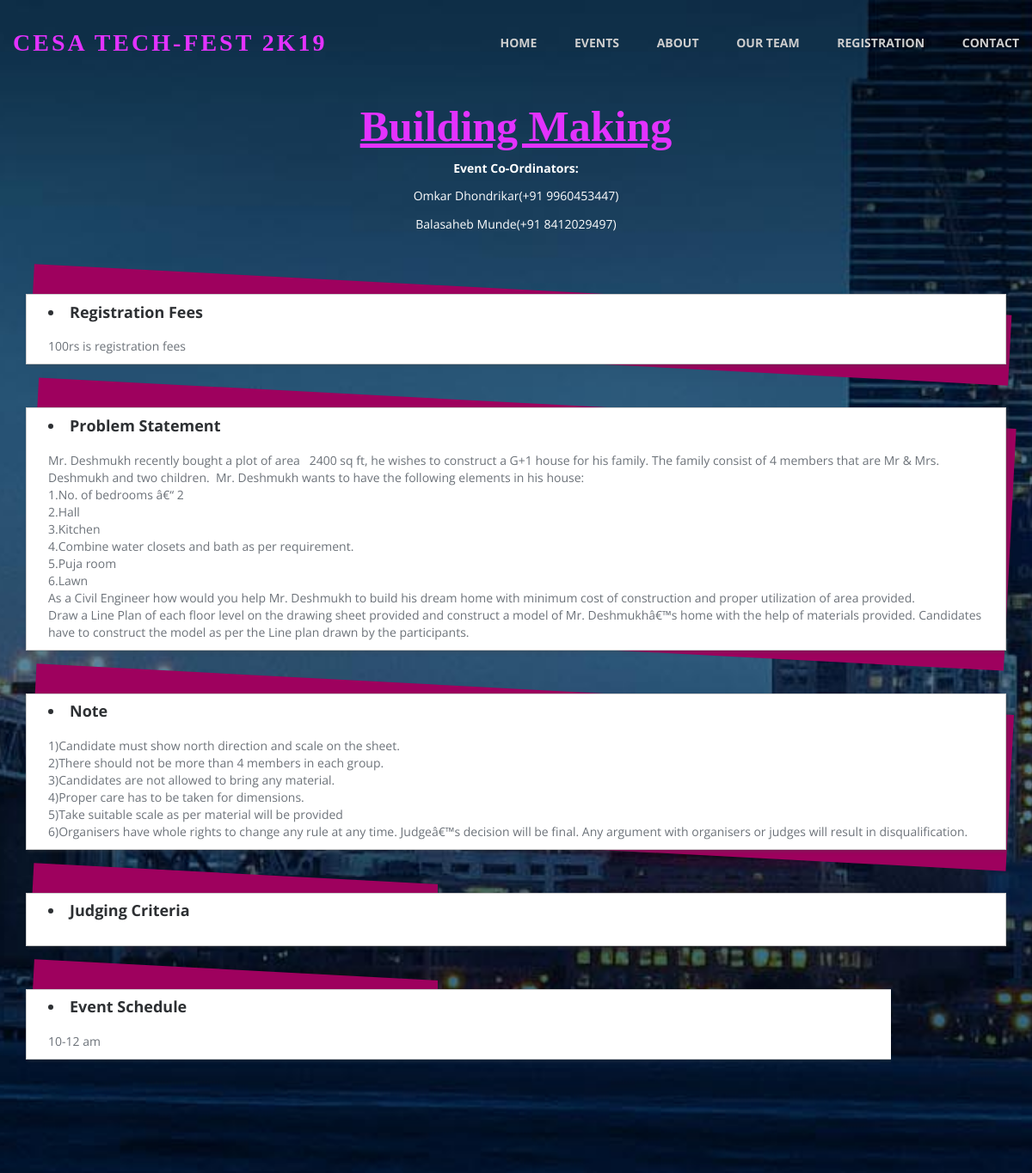
Screenshot of /buildingmaking.php with the database file from the repository.
### tables this page shows
CREATE TABLE IF NOT EXISTS `building` (
  `id` int(11) NOT NULL AUTO_INCREMENT,
  `text` text NOT NULL,
  PRIMARY KEY (`id`)
);

### buildingmaking.php (the view, shortened to what this page needs)
<?php
  include ('conn.php');
  $rf = mysqli_query($db, "SELECT * FROM building where id=1");
  $ps = mysqli_query($db, "SELECT * FROM building where id=2");
  $note = mysqli_query($db, "SELECT * FROM building where id=3");
  $es = mysqli_query($db, "SELECT * FROM building where id=5");
?>
<!doctype html>
<html class="no-js" lang="">
<head>
<link rel="stylesheet" href="css/bootstrap.min.css">
<link rel="stylesheet" href="css/flexslider.css">
<link rel="stylesheet" href="css/jquery.fancybox.css">
<link rel="stylesheet" href="css/main.css">
<link rel="stylesheet" href="css/responsive.css">
<link rel="stylesheet" href="css/font-icon.css">
<link rel="stylesheet" href="css/animate.min.css">
<link rel="stylesheet" href="https://maxcdn.bootstrapcdn.com/font-awesome/4.4.0/css/font-awesome.min.css">
<link rel="stylesheet" href="https://cdnjs.cloudflare.com/ajax/libs/font-awesome/4.7.0/css/font-awesome.min.css">
<link href="http://maxcdn.bootstrapcdn.com/font-awesome/4.1.0/css/font-awesome.min.css" rel="stylesheet">
</head>
<body>
<section class="banner" role="banner">
  <header id="header">
    <div class="header-content clearfix"> <a class="logo" href="index.php"  style="color: #e332ff;font-family: algerian">CESA TECH-FEST 2K19</a>
      <nav class="navigation" role="navigation">
        <ul class="primary-nav">
		      <li><a href="index.php">Home</a></li>
          <li><a href="index.php">Events</a></li>
          <li><a href="index.php">About</a></li>
          <li><a href="team.html">Our Team</a></li>
          <li><a href="index.php">Registration</a></li>
          <li><a href="index.php">Contact</a></li>
        </ul>
      </nav>
      <a href="#" class="nav-toggle">Menu<span></span></a> </div>
  </header>
</section>
<section id="services" class="services service-section">
  <div class="container">
  <div class="section-header">
                <h2 class="wow fadeInDown animated" style="color: #e332ff;font-family: algerian;font-size: 50px;"><b><u>Building  Making</u></b></h2>
                <p class="wow fadeInDown animated" style="color: white"><b>Event Co-Ordinators:</b></p>
                <p class="wow fadeInDown animated" style="color: white">Omkar Dhondrikar(+91 9960453447)</p>
                <p class="wow fadeInDown animated" style="color: white">Balasaheb Munde(+91 8412029497)</p>
            </div>
    <div class="row">
      <div class="col-md-12 col-sm-12 services text-center">
        <div class="services-content" style="padding-left:25px;padding-right: 25px;padding-top: 5px;padding-bottom: 10px;">
          <h5><b><li>Registration Fees</li></b></h5>
            <?php
            while ($row = mysqli_fetch_array($rf)) {
             echo "".$row['text']."";
            }
            ?>
        </div>
      </div>
       <div class="col-md-12 col-sm-12 services text-center">
        <div class="services-content" style="padding-left:25px;padding-right: 25px;padding-top: 5px;padding-bottom: 10px;">
          <h5><b><li>Problem Statement</li></b></h5>
            <?php
            while ($row = mysqli_fetch_array($ps)) {
             echo "".$row['text']."";
            }
            ?>
        </div>
      </div>
      <div class="col-md-12 col-sm-12 services text-center">
        <div class="services-content" style="padding-left:25px;padding-right: 25px;padding-top: 5px;padding-bottom: 10px;">
          <h5><b><li>Note</li></b></h5>
         <?php
            while ($row = mysqli_fetch_array($note)) {
             echo "".$row['text']."";
            }
            ?>
        </div>
      </div>
      <div class="col-md-12 col-sm-12 services text-center">
        <div class="services-content" style="padding-left:25px;padding-right: 25px;padding-top: 5px;padding-bottom: 10px;">
          <h5><b><li>Judging Criteria</li></b></h5>
        </div>
      </div>
      <div class="col-md-12 col-sm-12 services text-center">
        <div class="services-content" style="padding-left:25px;padding-right: 25px;padding-top: 5px;padding-bottom: 10px;">
          <h5><b><li>Event Schedule</li></b></h5>
            <?php
            while ($row = mysqli_fetch_array($es)) {
             echo "".$row['text']."";
            }
            ?>
        </div>
      </div>
      </div>
            <div class="section-header">
                <p class="wow fadeInDown animated"><h3 style="color: white;">Designed And Developed By SDC...</h3>
            </div>
    </div>
    </section>
</body>
</html>

### css/main.css (style rules this page uses)
p { font-size: 14px; line-height: 22.4px; color: #6c7279; }
h2 { font-size: 40px; color: #2d3033; }
h3 { font-size: 28px; color: #2d3033; }
h5 { font-size: 14px; color: #2d3033; text-transform: uppercase; font-weight: 700; }
a { color: #000000; }
body { font-family: "Open Sans", Arial, sans-serif; font-weight: 400; color: #6c7279; }
ul, ol { margin: 0; padding: 0; }
ul li { list-style: none; }
#header { position: fixed; width: 100%; z-index: 999; }
#header .header-content { margin: 0 auto; max-width: 1170px; padding: 40px 0; width: 100%; -moz-transition: padding 0.3s; -o-transition: padding 0.3s; -webkit-transition: padding 0.3s; transition: padding 0.3s; }
#header .logo { float: left; font-size: 28px; font-weight: bolder; color: #ffffff; text-decoration:none; text-transform:uppercase; letter-spacing: 3px; margin-top: -10px; }
.navigation { float: right; }
.navigation li { display: inline-block; }
.navigation a { color: rgb(206, 206, 206); font-size: 14px; font-weight: 700; margin-left: 40px; text-transform: uppercase; }
.banner { position:relative; width:100%; overflow:hidden; }
.section-header { text-align: center;padding-bottom: 60px; }
.service-section { padding-top: 100px; }
.services { margin-bottom: 50px; }
.services-content { padding: 0px 0px 0px 0px; background: #ffffff; border: 1px solid #cecece; text-align: left; position: relative; box-shadow: 2px 2px 4px rgba(72, 72, 72, 0.34); }
.services-content:before { content: ''; background: #9e015e; padding: 2px; width: 100%; top: -6px; right: -6px; position: absolute; z-index: -1; bottom: 4px; -ms-transform: rotate(3deg); -webkit-transform: rotate(3deg); transform: rotate(3deg); }
.services-content h5 { margin-bottom: 20px; }
h5 { font-size: 1.286em; font-weight: 500; margin: 0.3em 0; text-transform: capitalize; }

### buildingmaking.php (style rules this page uses)
body,html { background-image: url("images/slides/1.jpg"); height: 40%; background-position: center; background-size: cover; background-attachment: fixed; }

### rows the page displays
building: text "100rs is registration fees"
building: text "Mr. Deshmukh recently bought a plot of area 2400 sq ft, he wishes to construct a G+1 house for his family. The family consist of 4 members that are Mr & Mrs. Deshmukh and two children. Mr. Deshmukh wants to have the following elements in his house: 1.No. of bedrooms â€“ 2 2.Hall 3.Kitchen 4.Combine water closets and bath as per requirement. 5.Puja room 6.Lawn As a Civil Engineer how would you help Mr. Deshmukh to build his dream home with minimum cost of construction and proper utilization of area provided. Draw a Line Plan of each floor level on the drawing sheet provided and construct a model of Mr. Deshmukhâ€™s home with the help of materials provided. Candidates have to construct the…"
building: text "1)Candidate must show north direction and scale on the sheet. 2)There should not be more than 4 members in each group. 3)Candidates are not allowed to bring any material. 4)Proper care has to be taken for dimensions. 5)Take suitable scale as per material will be provided 6)Organisers have whole rights to change any rule at any time. Judgeâ€™s decision will be final. Any argument with organisers or judges will result in disqualification."
building: text "10-12 am"
